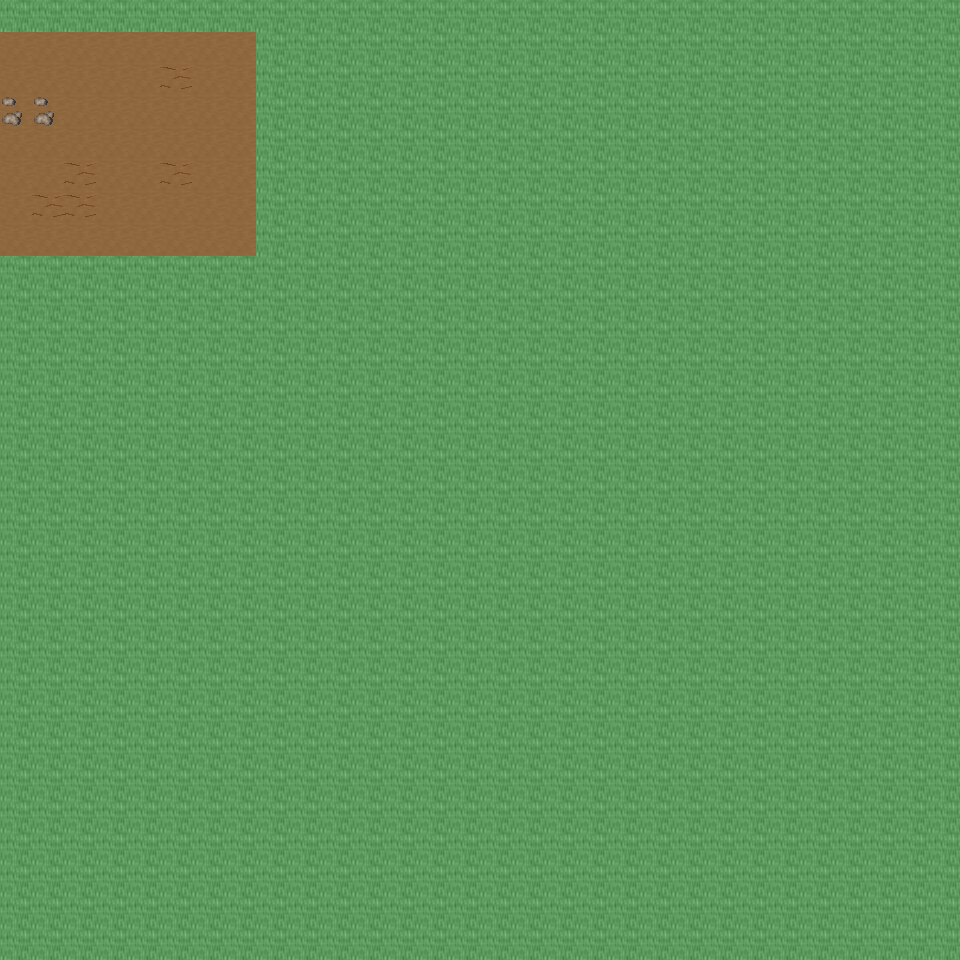

Below is a game level as drawn by its tile map, then a one-line description and the .tmx that defines it (tile-layer data replaced by summaries):
An orthogonal 30x30 tile map with 32x32 px tiles, 6 tile layers (Ground, Object, Object2, Above, ...), 17 tilesets and 1 object (mapchange).

<map version="1.0" orientation="orthogonal" renderorder="right-down" width="30" height="30" tilewidth="32" tileheight="32" nextobjectid="2">
  <tileset firstgid="1" name="tileset_ground_ground" tilewidth="32" tileheight="32" tilecount="33" columns="3">
    <image source="../drawable/tileset_ground_ground.png" width="96" height="352" />
  </tileset>
  <tileset firstgid="34" name="tileset_ground_ridge_earth_dark" tilewidth="32" tileheight="32" tilecount="96" columns="12">
    <image source="../drawable/tileset_ground_ridge_earth_dark.png" width="384" height="256" />
  </tileset>
  <tileset firstgid="130" name="tileset_ground_earth_edges" tilewidth="32" tileheight="32" tilecount="18" columns="6">
    <image source="../drawable/tileset_ground_earth_edges.png" width="192" height="96" />
  </tileset>
  <tileset firstgid="148" name="tileset_ground_rock_pebbles" tilewidth="32" tileheight="32" tilecount="3" columns="1">
    <image source="../drawable/tileset_ground_rock_pebbles.png" width="32" height="96" />
  </tileset>
  <tileset firstgid="151" name="tileset_item_statue_grey_stone" tilewidth="32" tileheight="32" tilecount="4" columns="2">
    <image source="../drawable/tileset_item_statue_grey_stone.png" width="64" height="64" />
  </tileset>
  <tileset firstgid="155" name="tileset_ground_square_patch" tilewidth="32" tileheight="32" tilecount="9" columns="3">
    <image source="../drawable/tileset_ground_square_patch.png" width="96" height="96" />
  </tileset>
  <tileset firstgid="164" name="tileset_ground_eye" tilewidth="32" tileheight="32" tilecount="9" columns="3">
    <image source="../drawable/tileset_ground_eye.png" width="96" height="96" />
  </tileset>
  <tileset firstgid="173" name="tileset_item_corpse_huge_animal" tilewidth="32" tileheight="32" tilecount="16" columns="2">
    <image source="../drawable/tileset_item_corpse_huge_animal.png" width="64" height="256" />
  </tileset>
  <tileset firstgid="189" name="tileset_logic_collision" tilewidth="32" tileheight="32" tilecount="1" columns="1">
    <image source="../drawable/tileset_logic_collision.png" width="32" height="32" />
  </tileset>
  <tileset firstgid="190" name="tileset_plant_tree_spruce" tilewidth="32" tileheight="32" tilecount="6" columns="2">
    <image source="../drawable/tileset_plant_tree_spruce.png" width="64" height="96" />
  </tileset>
  <tileset firstgid="196" name="tileset_plant_tree_evergreen" tilewidth="32" tileheight="32" tilecount="36" columns="3">
    <image source="../drawable/tileset_plant_tree_evergreen.png" width="96" height="384" />
  </tileset>
  <tileset firstgid="232" name="tileset_plant_bush_bushes" tilewidth="32" tileheight="32" tilecount="10" columns="5">
    <image source="../drawable/tileset_plant_bush_bushes.png" width="160" height="64" />
  </tileset>
  <tileset firstgid="242" name="tileset_plant_bush_bush_mult_colored" tilewidth="32" tileheight="32" tilecount="6" columns="3">
    <image source="../drawable/tileset_plant_bush_bush_mult_colored.png" width="96" height="64" />
  </tileset>
  <tileset firstgid="248" name="tileset_plant_stump_small_stump" tilewidth="32" tileheight="32" tilecount="4" columns="2">
    <image source="../drawable/tileset_plant_stump_small_stump.png" width="64" height="64" />
  </tileset>
  <tileset firstgid="252" name="tileset_plant_bush_large_green" tilewidth="32" tileheight="32" tilecount="9" columns="3">
    <image source="../drawable/tileset_plant_bush_large_green.png" width="96" height="96" />
  </tileset>
  <tileset firstgid="261" name="tileset_plant_tree_tree_darkgreen" tilewidth="32" tileheight="32" tilecount="88" columns="8">
    <image source="../drawable/tileset_plant_tree_tree_darkgreen.png" width="256" height="352" />
  </tileset>
  <tileset firstgid="349" name="tileset_ground_dry_grass" tilewidth="32" tileheight="32" tilecount="54" columns="9">
    <image source="../drawable/tileset_ground_dry_grass.png" width="288" height="192" />
  </tileset>
  <layer name="Ground" width="30" height="30">
    <data>[900 cells, 218 non-empty, 2 distinct tile ids]</data>
  </layer>
  <layer name="Object" width="30" height="30">
    <data>[900 cells, 34 non-empty, 5 distinct tile ids]</data>
  </layer>
  <layer name="Object2" width="30" height="30">
    <data>[900 cells, 0 non-empty, 0 distinct tile ids]</data>
  </layer>
  <layer name="Above" width="30" height="30">
    <data>[900 cells, 0 non-empty, 0 distinct tile ids]</data>
  </layer>
  <layer name="Above2" width="30" height="30">
    <data>[900 cells, 0 non-empty, 0 distinct tile ids]</data>
  </layer>
  <layer name="Walkable" width="30" height="30">
    <data>[900 cells, 844 non-empty, 1 distinct tile ids]</data>
  </layer>
  <objectgroup name="MapEvents">
    <object id="1" name="west" type="mapchange" x="0" y="32" width="32" height="224">
      <properties>
        <property name="map" value="0_ados_mountain_n2_w2_x2_y4" />
        <property name="place" value="east" />
      </properties>
    </object>
  </objectgroup>
</map>
